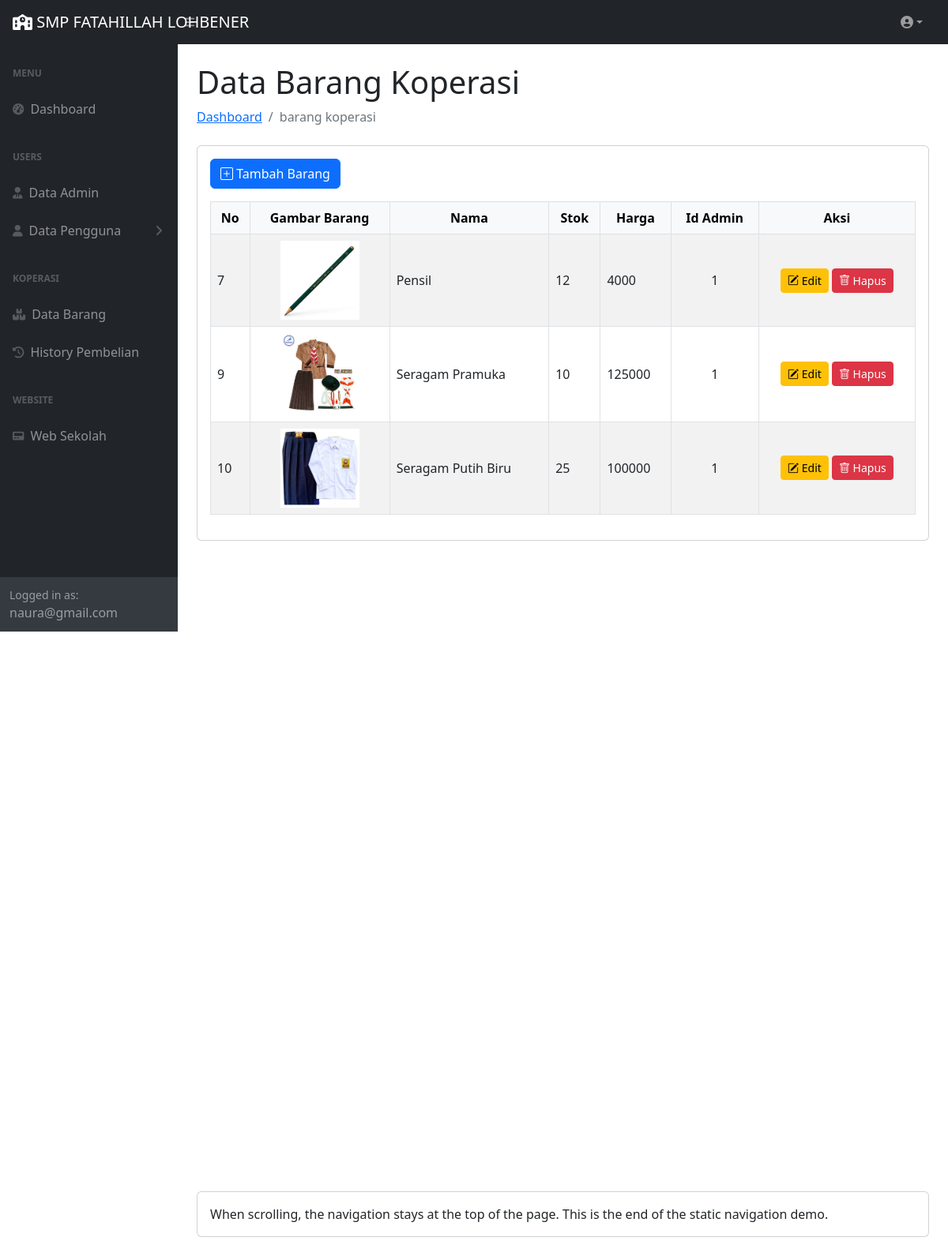
The app's page /back/page/barang/barang.php (signed in) with its own data.
### tables this page shows
CREATE TABLE `barang` (
  `no_barang` int(3) NOT NULL,
  `gambar` varchar(255) NOT NULL,
  `nama_barang` varchar(255) NOT NULL,
  `stok` int(5) NOT NULL,
  `harga` double NOT NULL,
  `id_admin` int(2) DEFAULT NULL
);

### back/page/barang/barang.php (the view, shortened to what this page needs)
<?php
include '../../koneksi.php';
$query = "SELECT * FROM barang";
$result = $koneksi->query($query);
?>
<!DOCTYPE>
<html>
    <head>
    <link href="../../assets/css/styles.css" rel="stylesheet" />
    </head>
    <body class="sb-nav-fixed">
        <main>
            <div class="container-fluid px-4">
                <h1 class="mt-4">Data Barang Koperasi</h1>
                <ol class="breadcrumb mb-4">
                    <li class="breadcrumb-item"><a href="../../index.php">Dashboard</a></li>
                    <li class="breadcrumb-item active">barang koperasi</li>
                </ol>
                <div class="card mb-4">
                    <div class="card-body">
                        <a href="tambah.php" class="btn btn-primary mb-3"><i class="bi bi-plus-square"></i> Tambah Barang</a>
                        <table class="table table-bordered table-striped table-hover align-middle">
                            <thead class="table-light">
                                <tr align="center">
                                    <th>No</th>
                                    <th>Gambar Barang</th>
                                    <th>Nama</th>
                                    <th>Stok</th>
                                    <th>Harga</th>
                                    <th>Id Admin</th>
                                    <th>Aksi</th>
                                </tr>
                            </thead>
                            <tbody>
                                <?php while ($row = $result->fetch_assoc()): ?>
                                <tr>
                                    <td><?= htmlspecialchars($row['no_barang']) ?></td>
                                    <td class="text-center">
                                        <?php if (!empty($row['gambar'])): ?>
                                            <img src="../../img/<?php echo $row['gambar']; ?>" alt="Gambar Barang" style="width: 100px; height: auto;">
                                        <?php else: ?>
                                            <span>Tidak ada gambar</span>
                                        <?php endif; ?>
                                    </td>
                                    <td><?= htmlspecialchars($row['nama_barang']) ?></td>
                                    <td><?= htmlspecialchars($row['stok']) ?></td>
                                    <td><?= htmlspecialchars($row['harga']) ?></td>
                                    <td class="text-center"><?= htmlspecialchars($row['id_admin']) ?></td>
                                    <td class="text-center">
                                        <a href="edit.php?id=<?= $row['no_barang'] ?>" class="btn btn-sm btn-warning"><i class="bi bi-pencil-square"></i> Edit</a>
                                        <a href="hapus.php?id=<?= $row['no_barang'] ?>" class="btn btn-sm btn-danger" onclick="return confirm('Apakah Anda yakin ingin menghapus pengguna ini?')"><i class="bi bi-trash"></i> Hapus</a>
                                    </td>
                                </tr>
                                <?php endwhile; ?>
                            </tbody>
                        </table>
                    </div>
                </div>
                <div style="height: 100vh"></div>
                <div class="card mb-4"><div class="card-body">When scrolling, the navigation stays at the top of the page. This is the end of the static navigation demo.</div></div>
            </div>
        </main>
    </body>
</html>
<?php
$content = ob_get_clean();
include '../../layout.php';
?>

### back/layout.php (shortened to what this page needs)
<!DOCTYPE html>
<html lang="en">
<head>
    <link href="https://cdn.jsdelivr.net/npm/bootstrap@5.3.0/dist/css/bootstrap.min.css" rel="stylesheet">
    <link rel="stylesheet" href="https://cdn.jsdelivr.net/npm/bootstrap-icons@1.11.3/font/bootstrap-icons.min.css">
    <link href="https://cdn.jsdelivr.net/npm/simple-datatables@7.1.2/dist/style.min.css" rel="stylesheet" />
    <link href="assets/css/styles.css" rel="stylesheet" />
</head>
<body class="sb-nav-fixed">
    <nav class="sb-topnav navbar navbar-expand navbar-dark bg-dark">
        <a class="navbar-brand ps-3" href="index.html"><i class="fa-solid fa-school"></i> SMP FATAHILLAH LOHBENER</a>
        <button class="btn btn-link btn-sm order-1 order-lg-0 me-4 me-lg-0" id="sidebarToggle" href="#!"><i class="fas fa-bars"></i></button>
        <ul class="navbar-nav ms-auto ms-md-0 me-3 me-lg-4">
            <li class="nav-item dropdown">
                <a class="nav-link dropdown-toggle" id="navbarDropdown" href="#" role="button" data-bs-toggle="dropdown" aria-expanded="false"><i class="fa-solid fa-circle-user"></i></a>
            </li>
        </ul>
    </nav>
        <div id="layoutSidenav">
            <div id="layoutSidenav_nav">
                <?php include 'nav.php'; ?>
            </div>
            <div id="layoutSidenav_content">
                <main>
                    <?php if (isset($content)) echo $content; ?>
                </main>
            </div>
        </div>
</body>
</html>

### back/nav.php (shortened to what this page needs)
<nav class="sb-sidenav accordion sb-sidenav-dark" id="sidenavAccordion">
    <div class="sb-sidenav-menu">
        <div class="nav">
            <div class="sb-sidenav-menu-heading">Menu</div>
            <a class="nav-link" href="index.php">
                <div class="sb-nav-link-icon"><i class="fas fa-tachometer-alt"></i></div>
                Dashboard
            </a>
            <div class="sb-sidenav-menu-heading">Users</div>
            <a class="nav-link" href="page/admin/admin.php">
                <div class="sb-nav-link-icon"><i class="fa-solid fa-user-tie"></i></div>
                Data Admin
            </a>
            <a class="nav-link collapsed" href="#" data-bs-toggle="collapse" data-bs-target="#collapseLayouts" aria-expanded="false" aria-controls="collapseLayouts">
                <div class="sb-nav-link-icon"><i class="fa-solid fa-user"></i></div>
                Data Pengguna
                <div class="sb-sidenav-collapse-arrow"><i class="fas fa-angle-down"></i></div>
            </a>
            <div class="sb-sidenav-menu-heading">Koperasi</div>
            <a class="nav-link" href="page/barang/barang.php">
                <div class="sb-nav-link-icon"><i class="fa-solid fa-boxes-stacked"></i></div>
                Data Barang
            </a>
            <a class="nav-link" href="page/history/history_pembelian.php">
                <div class="sb-nav-link-icon"><i class="fas fa-history"></i></div>
                History Pembelian
            </a>
            <div class="sb-sidenav-menu-heading">Website</div>
            <a class="nav-link" href="../front/index.html">
                <div class="sb-nav-link-icon"><i class="fa-solid fa-pager"></i></div>
                Web Sekolah
            </a>
        </div>
    </div>
    <div class="sb-sidenav-footer">
        <div class="small">Logged in as:</div>
        <?php echo $_SESSION["email"]; ?>
    </div>
</nav>

### records on screen
barang: no_barang "7", gambar (picture), nama_barang "Pensil", stok "12", harga "4000", id_admin "1"
barang: no_barang "9", gambar (picture), nama_barang "Seragam Pramuka", stok "10", harga "125000", id_admin "1"
barang: no_barang "10", gambar (picture), nama_barang "Seragam Putih Biru", stok "25", harga "100000", id_admin "1"

### other values on screen
$_SESSION["email"] "naura@gmail.com"
